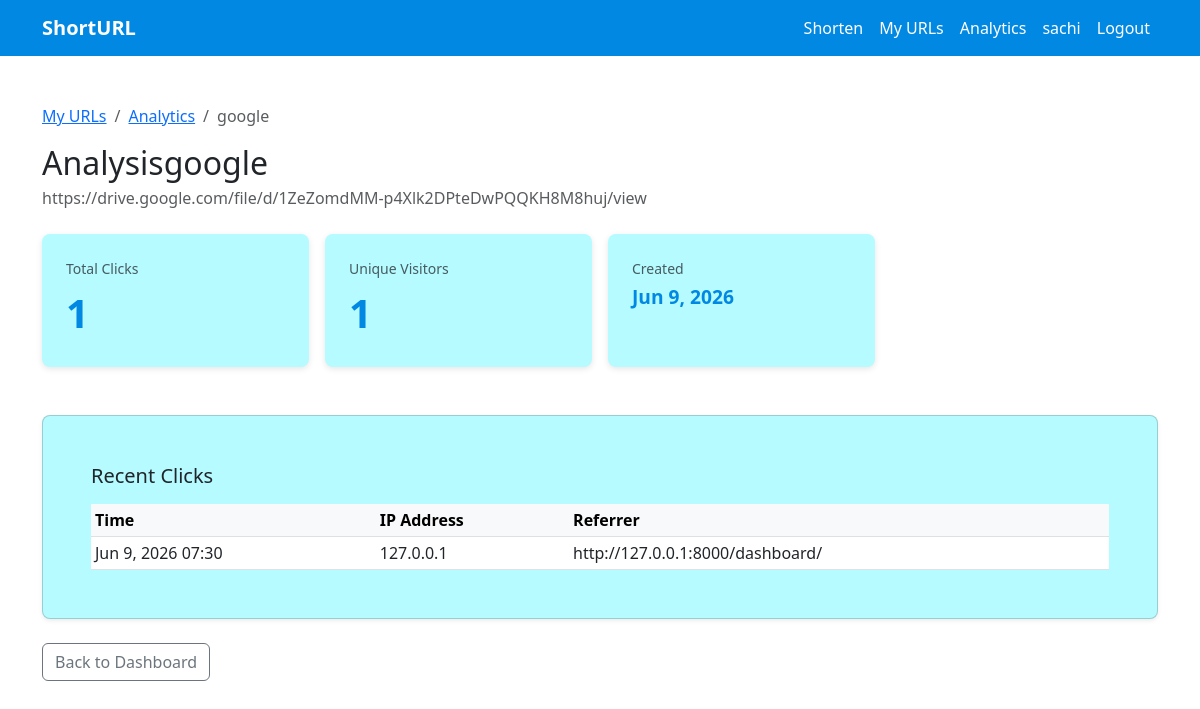
The app's page /url/google/analytics/ (signed in), older data.
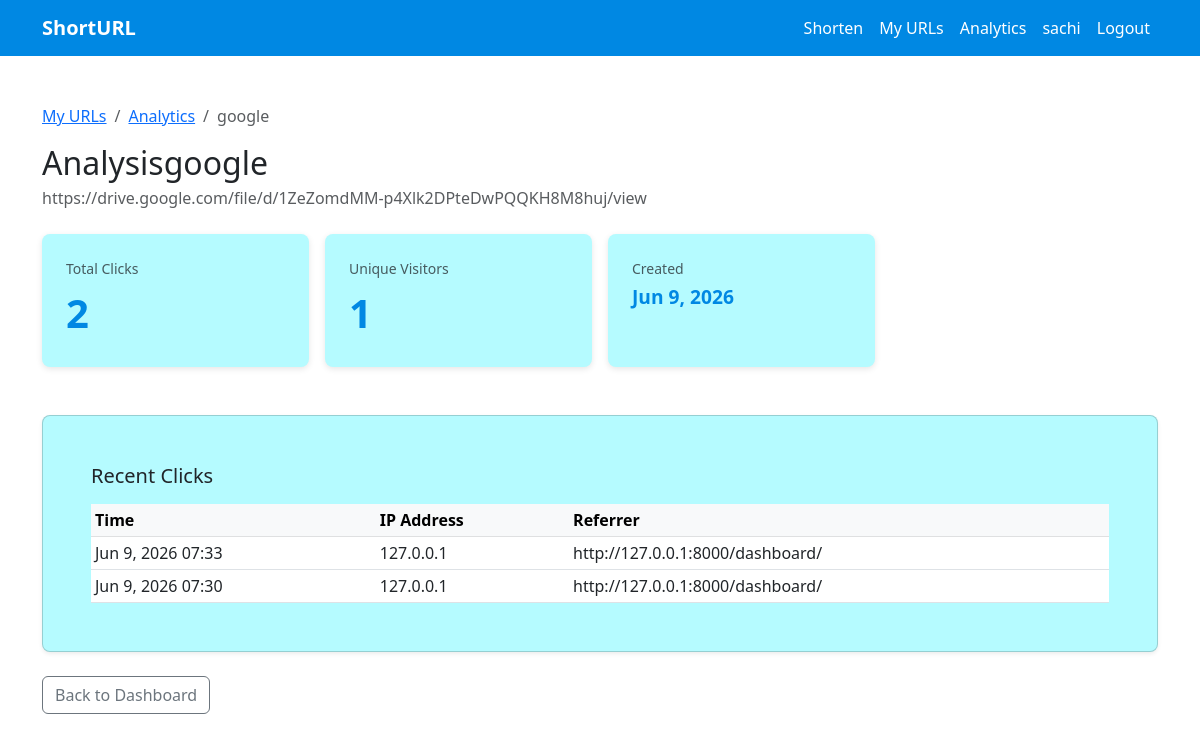
The same page, newer data.
### shortener/models.py (models this page shows, shortened)
class Click(models.Model):
    url = models.ForeignKey(URL, on_delete=models.CASCADE, related_name="clicks")
    clicked_at = models.DateTimeField(auto_now_add=True)
    ip_address = models.GenericIPAddressField(null=True, blank=True)
    user_agent = models.CharField(max_length=300, blank=True)
    referrer = models.URLField(max_length=2000, blank=True)
    class Meta:
        ordering = ["-clicked_at"]

### shortener/views.py (the view)
@login_required
def url_detail_analytics(request, short_code):
    url_obj = get_object_or_404(URL, short_code=short_code)
    if url_obj.user != request.user:
        return HttpResponseForbidden("You don't have permission to view this.")
    unique_visitors = url_obj.clicks.values("ip_address").distinct().count()
    top_referrers = (
        url_obj.clicks.exclude(referrer="")
        .values("referrer")
        .annotate(count=Count("id"))
        .order_by("-count")[:5]
    )
    return render(
        request,
        "shortener/url_detail.html",
        {
            "url": url_obj,
            "total_clicks": url_obj.click_count,
            "unique_visitors": unique_visitors,
            "recent_clicks": url_obj.clicks.all()[:20],
            "top_referrers": top_referrers,
        },
    )

### shortener/templates/shortener/url_detail.html (shortened to what this page needs)
{% extends "shortener/base.html" %}
{% block content %}
<nav aria-label="breadcrumb" class="mb-3">
  <ol class="breadcrumb">
    <li class="breadcrumb-item"><a href="{% url 'dashboard' %}">My URLs</a></li>
    <li class="breadcrumb-item"><a href="{% url 'analytics' %}">Analytics</a></li>
    <li class="breadcrumb-item active">{{ url.short_code }}</li>
  </ol>
</nav>
<h1 class="h2 mb-1">Analysis{{ url.short_code }}</h1>
<p class="text-muted mb-4 text-break">{{ url.original_url }}</p>
<div class="row g-3 mb-5">
  <div class="col-6 col-md-3">
    <div class="stat-card">
      <p class="text-muted small mb-1">Total Clicks</p>
      <p class="stat-number">{{ total_clicks }}</p>
    </div>
  </div>
  <div class="col-6 col-md-3">
    <div class="stat-card">
      <p class="text-muted small mb-1">Unique Visitors</p>
      <p class="stat-number">{{ unique_visitors }}</p>
    </div>
  </div>
  <div class="col-6 col-md-3">
    <div class="stat-card">
      <p class="text-muted small mb-1">Created</p>
      <p class="stat-number" style="font-size:1.2rem;">{{ url.created_at|date:"M j, Y" }}</p>
    </div>
  </div>
</div>
<div class="card shadow-sm mb-4 stat-card">
  <div class="card-body p-4">
    <h5 class="card-title mb-3">Recent Clicks</h5>
    <div class="table-responsive">
      <table class="table table-sm mb-0">
        <thead class="table-light">
          <tr>
            <th>Time</th>
            <th>IP Address</th>
            <th>Referrer</th>
          </tr>
        </thead>
        <tbody>
          {% for click in recent_clicks %}
          <tr>
            <td>{{ click.clicked_at|date:"M j, Y H:i" }}</td>
            <td>{{ click.ip_address|default:"Unknown" }}</td>
            <td>{{ click.referrer|default:"Direct"|truncatechars:50 }}</td>
          </tr>
          {% empty %}
          <tr>
            <td colspan="3" class="text-muted text-center py-3">No clicks recorded yet.</td>
          </tr>
          {% endfor %}
        </tbody>
      </table>
    </div>
  </div>
</div>
<a href="{% url 'dashboard' %}" class="btn btn-outline-secondary">Back to Dashboard</a>
{% endblock %}

Row changes from the older to the newer data that the page shows:
added Click: clicked_at "Jun 9, 2026 07:33", ip_address "127.0.0.1", referrer "http://127.0.0.1:8000/dashboard/"
Text that changed along with them:
{{ total_clicks }}: "1" → "2"
